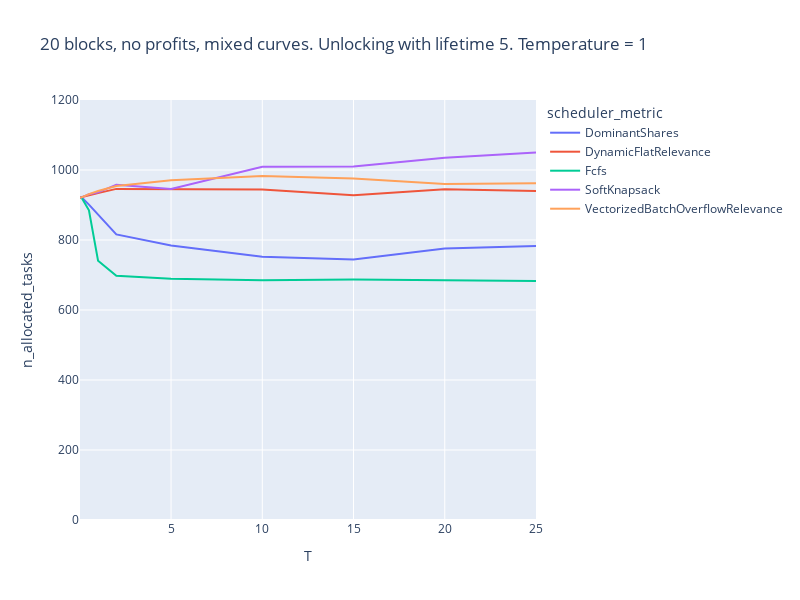

Here is the notebook cell this chart was saved with:
### Code cell
rdf = load_ray_experiment(Path("/home/pierre/privacypacking/logs/ray/run_and_report_2021-12-07_09-22-04"))
px.line(
    rdf.sort_values(["T", "scheduler_metric"]),
    x="T",
    y="n_allocated_tasks",
    color="scheduler_metric",
    # log_x=True,
    width=800,
    height=600,
    range_y=[0,1200],
    title="20 blocks, no profits, mixed curves. Unlocking with lifetime 5. Temperature = 1",
    # title="Number of allocated tasks depending on the scheduling step size<br><sup>Online mixed curves, 20 blocks, no initial blocks, 100 tasks per block on average, lifetime = 5 blocks</sup>"
)

### Figure 1 — Plotly figure (JSON) as saved in the notebook; plotly's stock layout.template omitted (floating-point values rounded to 4 significant figures)
{"data": [{"hovertemplate": "scheduler_metric=DominantShares<br>T=%{x}<br>n_allocated_tasks=%{y}<extra></extra>", "legendgroup": "DominantShares", "line": {"color": "#636efa", "dash": "solid"}, "marker": {"symbol": "circle"}, "mode": "lines", "name": "DominantShares", "orientation": "v", "showlegend": true, "type": "scatter", "x": [0.01, 0.1, 0.5, 1, 2, 5, 10, 15, 20, 25], "xaxis": "x", "y": [921, 922, 901, 872, 816, 784, 752, 744, 776, 783], "yaxis": "y"}, {"hovertemplate": "scheduler_metric=DynamicFlatRelevance<br>T=%{x}<br>n_allocated_tasks=%{y}<extra></extra>", "legendgroup": "DynamicFlatRelevance", "line": {"color": "#EF553B", "dash": "solid"}, "marker": {"symbol": "circle"}, "mode": "lines", "name": "DynamicFlatRelevance", "orientation": "v", "showlegend": true, "type": "scatter", "x": [0.01, 0.1, 0.5, 1, 2, 5, 10, 15, 20, 25], "xaxis": "x", "y": [921, 922, 927, 934, 946, 946, 944, 928, 945, 940], "yaxis": "y"}, {"hovertemplate": "scheduler_metric=Fcfs<br>T=%{x}<br>n_allocated_tasks=%{y}<extra></extra>", "legendgroup": "Fcfs", "line": {"color": "#00cc96", "dash": "solid"}, "marker": {"symbol": "circle"}, "mode": "lines", "name": "Fcfs", "orientation": "v", "showlegend": true, "type": "scatter", "x": [0.01, 0.1, 0.5, 1, 2, 5, 10, 15, 20, 25], "xaxis": "x", "y": [921, 921, 885, 741, 698, 689, 685, 687, 685, 683], "yaxis": "y"}, {"hovertemplate": "scheduler_metric=SoftKnapsack<br>T=%{x}<br>n_allocated_tasks=%{y}<extra></extra>", "legendgroup": "SoftKnapsack", "line": {"color": "#ab63fa", "dash": "solid"}, "marker": {"symbol": "circle"}, "mode": "lines", "name": "SoftKnapsack", "orientation": "v", "showlegend": true, "type": "scatter", "x": [0.01, 0.1, 0.5, 1, 2, 5, 10, 15, 20, 25], "xaxis": "x", "y": [921, 922, 931, 936, 958, 946, 1009, 1010, 1035, 1050], "yaxis": "y"}, {"hovertemplate": "scheduler_metric=VectorizedBatchOverflowRelevance<br>T=%{x}<br>n_allocated_tasks=%{y}<extra></extra>", "legendgroup": "VectorizedBatchOverflowRelevance", "line": {"color": "#FFA15A", "dash": "solid"}, "marker": {"symbol": "circle"}, "mode": "lines", "name": "VectorizedBatchOverflowRelevance", "orientation": "v", "showlegend": true, "type": "scatter", "x": [0.01, 0.1, 0.5, 1, 2, 5, 10, 15, 20, 25], "xaxis": "x", "y": [921, 922, 931, 940, 954, 971, 983, 976, 960, 962], "yaxis": "y"}], "layout": {"height": 600, "legend": {"title": {"text": "scheduler_metric"}, "tracegroupgap": 0}, "title": {"text": "20 blocks, no profits, mixed curves. Unlocking with lifetime 5. Temperature = 1"}, "width": 800, "xaxis": {"anchor": "y", "domain": [0, 1], "title": {"text": "T"}}, "yaxis": {"anchor": "x", "domain": [0, 1], "range": [0, 1200], "title": {"text": "n_allocated_tasks"}}}}
